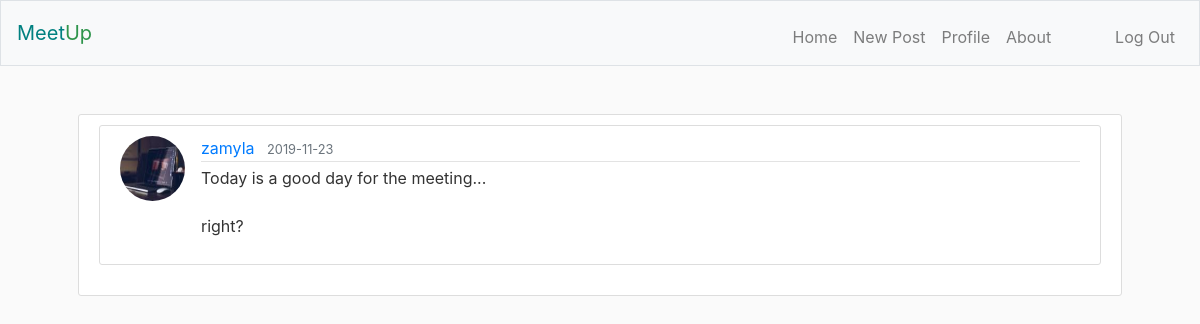
Page /posts/1 (signed in) on the committed database.
### meetup/models.py (models this page shows, shortened)
class User(db.Model, UserMixin):
    id = db.Column(db.Integer, primary_key=True)
    username = db.Column(db.String(20), unique=True, nullable=False)
    email = db.Column(db.String(255), unique=True, nullable=False)
    image_file = db.Column(db.String(20), nullable=False, default='no-img.png')
    password = db.Column(db.String(60), nullable=False)
    posts = db.relationship('Post', backref='owner', lazy=True)

class Post(db.Model):
    id = db.Column(db.Integer, primary_key=True)
    message = db.Column(db.Text, nullable=False)
    posted_at = db.Column(db.DateTime, default=datetime.utcnow)
    owner_id = db.Column(db.Integer, db.ForeignKey('user.id'), nullable=False)

### meetup/routes.py (the view)
@app.route('/posts/<int:post_id>')
def post(post_id):
    post = Post.query.get_or_404(post_id)
    return render_template('post.html', post=post)

### meetup/models.py (called while the page is built)
@login_manager.user_loader
def load_user(user_id):
    return User.query.get(int(user_id))

### meetup/templates/post.html (shortened to what this page needs)
{% extends "layout.html" %}
{% block main %}
    {% if current_user.is_authenticated %}
        <article class="media content-section">
            <img class="rounded-circle article-img" src="{{ url_for('static', filename='profile-imgs/' + post.owner.image_file) }}" />
        <div class="media-body">
            <div class="article-metadata">
                <a class="mr-2" href="#">{{ post.owner.username }}</a>
                <small class="text-muted">{{ post.posted_at.strftime('%Y-%m-%d') }}</small>
            </div>
            <p class="article-content">{{ post.message }}</p>
        </div>
        </article>
    {% endif %}
{% endblock %}

### meetup/static/styles.css (style rules this page uses)
body { background: #fafafa; color: #333333; }
.article-content { white-space: pre-line; }
.article-img { height: 65px; width: 65px; margin-right: 16px; }
.article-metadata { padding-bottom: 1px; margin-bottom: 4px; border-bottom: 1px solid #e3e3e3 }
.content-section { background: #ffffff; padding: 10px 20px; border: 1px solid #dddddd; border-radius: 3px; margin-bottom: 20px; }

### rows in the picture
User: image_file (picture), owner.username "zamyla"
Post: posted_at "2019-11-23", message "Today is a good day for the meeting... right?"
